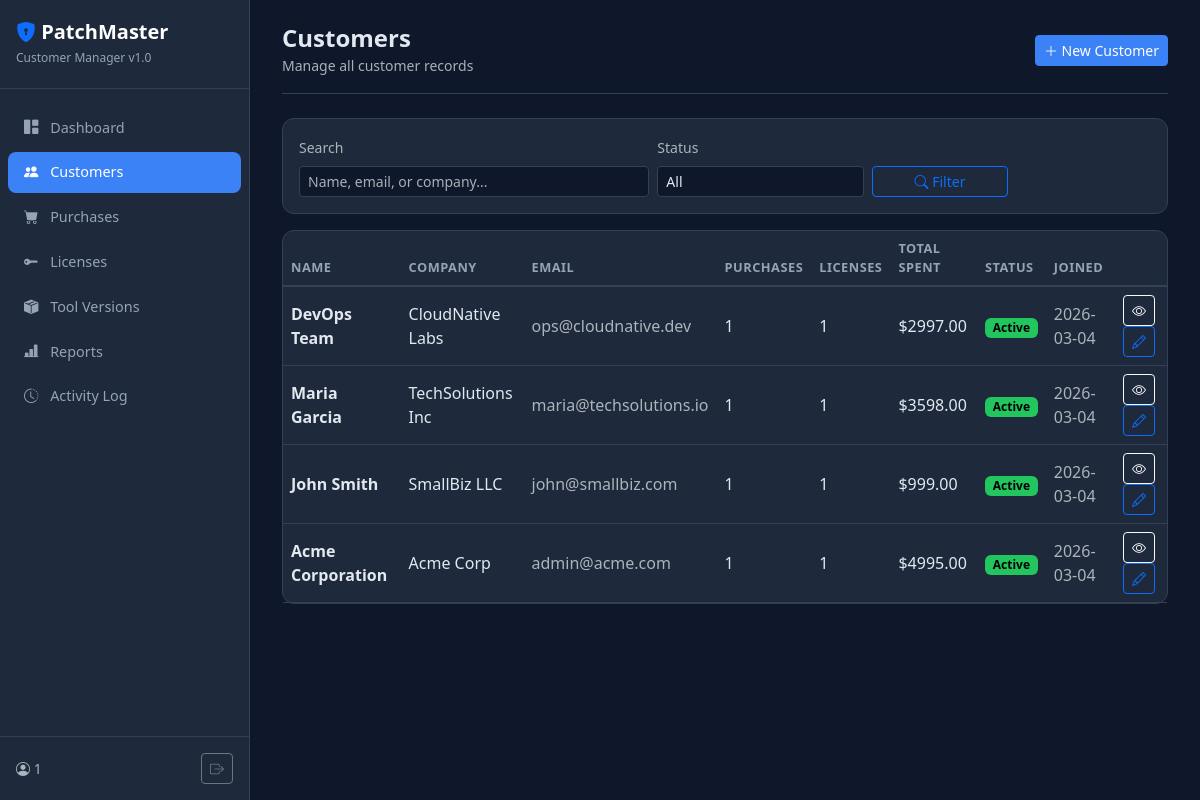
Page /customers (signed in) on the committed database.
### tables this page shows
CREATE TABLE customers (
            id          INTEGER PRIMARY KEY AUTOINCREMENT,
            name        TEXT    NOT NULL,
            email       TEXT    NOT NULL,
            company     TEXT    NOT NULL DEFAULT '',
            phone       TEXT    NOT NULL DEFAULT '',
            address     TEXT    NOT NULL DEFAULT '',
            notes       TEXT    NOT NULL DEFAULT '',
            status      TEXT    NOT NULL DEFAULT 'active',
            created_at  TEXT    NOT NULL DEFAULT (datetime('now')),
            updated_at  TEXT    NOT NULL DEFAULT (datetime('now'))
        );

### app.py (the view)
@app.route("/customers")
@login_required
def customers_list():
    db = get_db()
    search = request.args.get("q", "").strip()
    status_filter = request.args.get("status", "")
    query = """
        SELECT c.*,
               COUNT(DISTINCT p.id) as purchase_count,
               COUNT(DISTINCT l.id) as license_count,
               COALESCE(SUM(p.amount), 0) as total_spent
        FROM customers c
        LEFT JOIN purchases p ON c.id = p.customer_id
        LEFT JOIN licenses l ON c.id = l.customer_id AND l.is_revoked = 0
    """
    params = []
    wheres = []
    if search:
        wheres.append("(c.name LIKE ? OR c.email LIKE ? OR c.company LIKE ?)")
        params.extend([f"%{search}%"] * 3)
    if status_filter:
        wheres.append("c.status = ?")
        params.append(status_filter)
    if wheres:
        query += " WHERE " + " AND ".join(wheres)
    query += " GROUP BY c.id ORDER BY c.created_at DESC"
    customers = db.execute(query, params).fetchall()
    return render_template("customers.html", customers=customers, search=search,
                           status_filter=status_filter)

### app.py (called while the page is built)
def get_db():
    if "db" not in g:
        g.db = sqlite3.connect(DB_PATH)
        g.db.row_factory = sqlite3.Row
        g.db.execute("PRAGMA journal_mode=WAL")
        g.db.execute("PRAGMA foreign_keys=ON")
    return g.db

@app.context_processor
def inject_now():
    return {"now": datetime.utcnow().strftime("%Y-%m-%dT%H:%M:%SZ")}

def login_required(f):
    @wraps(f)
    def decorated(*args, **kwargs):
        if not session.get("logged_in"):
            return redirect(url_for("login"))
        return f(*args, **kwargs)
    return decorated

### templates/customers.html (shortened to what this page needs)
{% extends "base.html" %}
{% block content %}
<div class="topbar">
  <div>
    <h4 class="mb-0 fw-bold">Customers</h4>
    <small class="text-muted">Manage all customer records</small>
  </div>
  <a href="{{ url_for('customer_new') }}" class="btn btn-primary btn-sm"><i class="bi bi-plus-lg"></i> New Customer</a>
</div>
<div class="card-dark p-3 mb-3">
  <form method="GET" class="row g-2 align-items-end">
    <div class="col-md-5">
      <label class="form-label small text-muted">Search</label>
      <input type="text" name="q" class="form-control form-control-sm" value="{{ search }}" placeholder="Name, email, or company...">
    </div>
    <div class="col-md-3">
      <label class="form-label small text-muted">Status</label>
      <select name="status" class="form-select form-select-sm">
        <option value="">All</option>
      </select>
    </div>
    <div class="col-md-2">
      <button type="submit" class="btn btn-outline-primary btn-sm w-100"><i class="bi bi-search"></i> Filter</button>
    </div>
  </form>
</div>
{% if customers %}
<div class="card-dark">
  <div class="table-responsive">
    <table class="table table-dark-custom table-hover mb-0">
      <thead>
        <tr><th>Name</th><th>Company</th><th>Email</th><th>Purchases</th><th>Licenses</th><th>Total Spent</th><th>Status</th><th>Joined</th><th></th></tr>
      </thead>
      <tbody>
        {% for c in customers %}
        <tr>
          <td class="fw-semibold">{{ c['name'] }}</td>
          <td>{{ c['company'] or '—' }}</td>
          <td class="text-muted">{{ c['email'] }}</td>
          <td>{{ c['purchase_count'] }}</td>
          <td>{{ c['license_count'] }}</td>
          <td>${{ "%.2f"|format(c['total_spent']) }}</td>
          <td>
            {% if c['status'] == 'active' %}<span class="badge badge-active">Active</span>
            {% elif c['status'] == 'inactive' %}<span class="badge bg-secondary">Inactive</span>
            {% else %}<span class="badge badge-revoked">Churned</span>{% endif %}
          </td>
          <td class="text-muted">{{ c['created_at'][:10] }}</td>
          <td>
            <a href="{{ url_for('customer_detail', cid=c['id']) }}" class="btn btn-sm btn-outline-light"><i class="bi bi-eye"></i></a>
            <a href="{{ url_for('customer_edit', cid=c['id']) }}" class="btn btn-sm btn-outline-primary"><i class="bi bi-pencil"></i></a>
          </td>
        </tr>
        {% endfor %}
      </tbody>
    </table>
  </div>
</div>
{% endif %}
{% endblock %}

### templates/base.html (style rules this page uses)
:root { --pm-blue: #3b82f6; --pm-green: #22c55e; --pm-red: #ef4444; --pm-yellow: #f59e0b; --pm-purple: #a855f7; }
body { background: #0f172a; color: #e2e8f0; font-family: 'Segoe UI', system-ui, sans-serif; }
.topbar { display: flex; justify-content: space-between; align-items: center; margin-bottom: 1.5rem; padding-bottom: 1rem; border-bottom: 1px solid #334155; }
.card-dark { background: #1e293b; border: 1px solid #334155; border-radius: 12px; }
.table-dark-custom { --bs-table-bg: transparent; --bs-table-border-color: #334155; }
.table-dark-custom th { color: #94a3b8; font-weight: 600; font-size: 0.8rem; text-transform: uppercase; letter-spacing: 0.5px; border-bottom-width: 2px; }
.table-dark-custom td { color: #e2e8f0; vertical-align: middle; }
.badge-active { background: var(--pm-green); color: #000; }
.form-control, .form-select { background: #0f172a; border-color: #334155; color: #e2e8f0; }
.btn-primary { background: var(--pm-blue); border-color: var(--pm-blue); }

### rows in the picture
customers: name "DevOps Team", company "CloudNative Labs", email "ops@cloudnative.dev", purchase_count "1", license_count "1", total_spent "2997.00", status "Active", created_at "2026-03-04"
customers: name "Maria Garcia", company "TechSolutions Inc", email "maria@techsolutions.io", purchase_count "1", license_count "1", total_spent "3598.00", status "Active", created_at "2026-03-04"
customers: name "John Smith", company "SmallBiz LLC", email "john@smallbiz.com", purchase_count "1", license_count "1", total_spent "999.00", status "Active", created_at "2026-03-04"
customers: name "Acme Corporation", company "Acme Corp", email "admin@acme.com", purchase_count "1", license_count "1", total_spent "4995.00", status "Active", created_at "2026-03-04"

### other values in the picture
{{ session.get('user', 'admin') }} "1"
